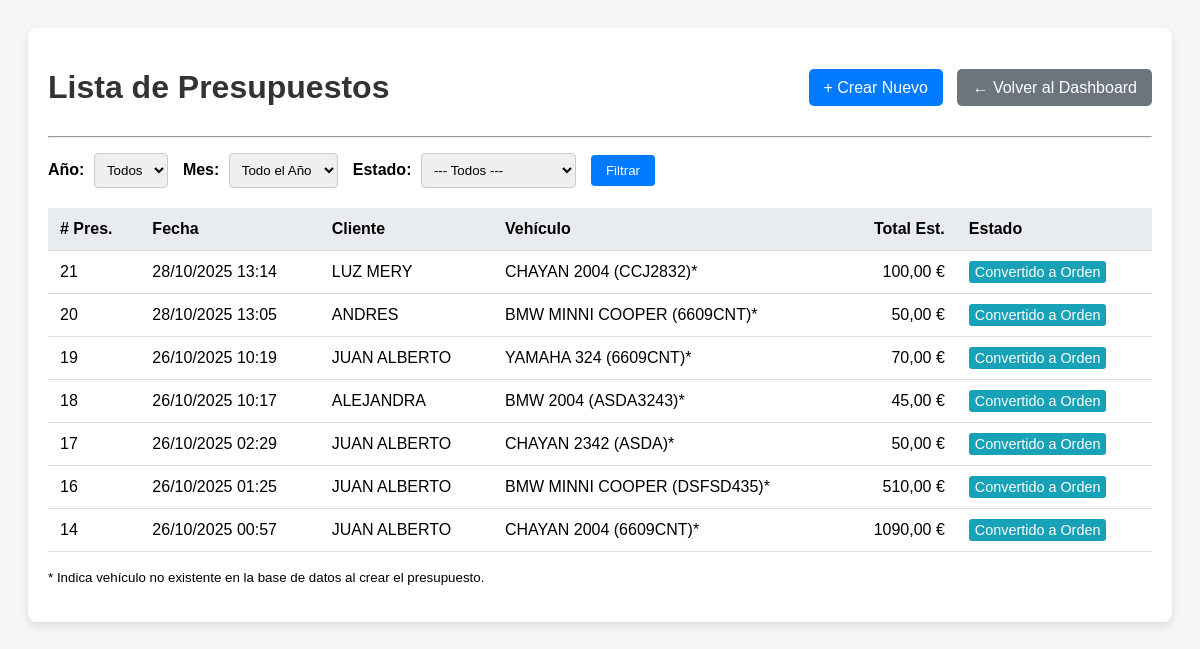
Before: /presupuestos/ (signed in) with the older database file.
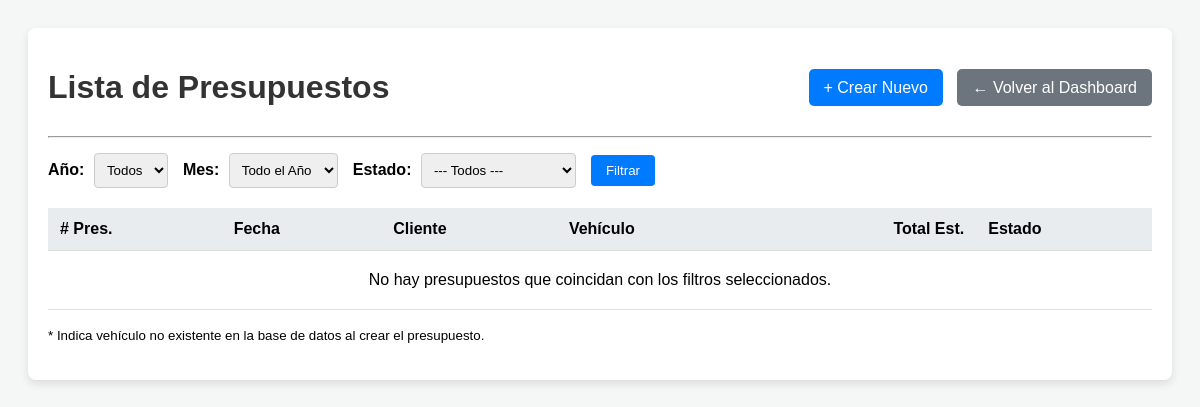
After: the same page with the newer database file.
### taller/models.py (models this page shows, shortened)
class Presupuesto(models.Model):
    cliente = models.ForeignKey(Cliente, on_delete=models.CASCADE, help_text="Cliente al que se dirige el presupuesto.")
    vehiculo = models.ForeignKey(Vehiculo, on_delete=models.SET_NULL, null=True, blank=True, help_text="Vehículo asociado (opcional, si ya existe).")
    matricula_nueva = models.CharField(max_length=20, blank=True, null=True, help_text="Matrícula si es un vehículo nuevo.")
    marca_nueva = models.CharField(max_length=50, blank=True, null=True, help_text="Marca si es un vehículo nuevo.")
    modelo_nuevo = models.CharField(max_length=50, blank=True, null=True, help_text="Modelo si es un vehículo nuevo.")
    fecha_creacion = models.DateTimeField(default=timezone.now, editable=False)
    problema_o_trabajo = models.TextField(help_text="Descripción del problema o trabajo a presupuestar.")
    ESTADO_CHOICES = [
        ('Pendiente', 'Pendiente'),
        ('Aceptado', 'Aceptado'),
        ('Rechazado', 'Rechazado'),
        ('Convertido', 'Convertido a Orden'),
    ]
    estado = models.CharField(max_length=20, choices=ESTADO_CHOICES, default='Pendiente')
    total_estimado = models.DecimalField(max_digits=10, decimal_places=2, default=0.00, help_text="Cálculo total del presupuesto.")

class Cliente(models.Model):
    nombre = models.CharField(max_length=100)
    telefono = models.CharField(max_length=20, unique=True)

### taller/views.py (the view)
# urls.py: path('presupuestos/', views.lista_presupuestos, name='lista_presupuestos'),
@login_required
def lista_presupuestos(request):
    estado_filtro = request.GET.get('estado'); ano_seleccionado = request.GET.get('ano'); mes_seleccionado = request.GET.get('mes')
    presupuestos_qs = Presupuesto.objects.select_related('cliente', 'vehiculo').order_by('-fecha_creacion')
    if estado_filtro and estado_filtro in [choice[0] for choice in Presupuesto.ESTADO_CHOICES]:
        presupuestos_qs = presupuestos_qs.filter(estado=estado_filtro)
    if ano_seleccionado:
        try: ano_int = int(ano_seleccionado); presupuestos_qs = presupuestos_qs.filter(fecha_creacion__year=ano_int)
        except (ValueError, TypeError): ano_seleccionado = None
    if mes_seleccionado:
         try:
            mes_int = int(mes_seleccionado)
            if 1 <= mes_int <= 12: presupuestos_qs = presupuestos_qs.filter(fecha_creacion__month=mes_int)
            else: mes_seleccionado = None
         except (ValueError, TypeError): mes_seleccionado = None
    anos_y_meses_data = get_anos_y_meses_con_datos(); anos_disponibles = sorted(anos_y_meses_data.keys(), reverse=True)
    ano_sel_int = int(ano_seleccionado) if ano_seleccionado else None; mes_sel_int = int(mes_seleccionado) if mes_seleccionado else None
    context = {
        'presupuestos': presupuestos_qs, 'estado_actual': estado_filtro, 'estados_posibles': Presupuesto.ESTADO_CHOICES,
        'anos_y_meses': anos_y_meses_data, 'anos_disponibles': anos_disponibles, 'ano_seleccionado': ano_sel_int,
        'mes_seleccionado': mes_sel_int, 'meses_del_ano': range(1, 13)
    }
    return render(request, 'taller/lista_presupuestos.html', context)

### taller/templates/taller/lista_presupuestos.html (shortened to what this page needs)
<!DOCTYPE html>
{% load static %}
<html lang="es">
<head>
    <link rel="stylesheet" href="{% static 'taller/css/responsive.css' %}">
</head>
<body>
    <div class="container">
        <div class="header">
            <h1>Lista de Presupuestos</h1>
            <div>
                 <a href="{% url 'crear_presupuesto' %}" class="btn-new" style="margin-right: 10px;">+ Crear Nuevo</a>
                 <a href="{% url 'home' %}" class="back-btn">← Volver al Dashboard</a>
            </div>
        </div>
        <hr>
        <div class="filters">
            <form method="get" action="{% url 'lista_presupuestos' %}" style="display: flex; gap: 15px; align-items: center; flex-wrap: wrap;">
                <div>
                    <label for="ano">Año:</label>
                    <select name="ano" id="ano">
                        <option value="">Todos</option>
                    </select>
                </div>
                <div>
                    <label for="mes">Mes:</label>
                    <select name="mes" id="mes">
                        <option value="">Todo el Año</option>
                    </select>
                </div>
                <div>
                    <label for="estado_filtro">Estado:</label>
                    <select name="estado" id="estado_filtro">
                        <option value="">--- Todos ---</option>
                    </select>
                </div>
                <button type="submit">Filtrar</button>
            </form>
        </div>
        <table class="budget-table">
            <thead>
                <tr>
                    <th># Pres.</th>
                    <th>Fecha</th>
                    <th>Cliente</th>
                    <th>Vehículo</th>
                    <th style="text-align: right;">Total Est.</th>
                    <th>Estado</th>
                </tr>
            </thead>
            <tbody>
                {% for p in presupuestos %}
                    <tr data-url="{% url 'detalle_presupuesto' p.id %}">
                        <td>{{ p.id }}</td>
                        <td>{{ p.fecha_creacion|date:"d/m/Y H:i" }}</td>
                        <td>{{ p.cliente.nombre }}</td>
                        <td>
                            {% if p.vehiculo %}
                                {{ p.vehiculo }}
                            {% elif p.matricula_nueva %}
                                {{ p.marca_nueva }} {{ p.modelo_nuevo }} ({{ p.matricula_nueva }})*
                            {% else %}
                                N/A
                            {% endif %}
                        </td>
                        <td style="text-align: right;">{{ p.total_estimado|floatformat:2 }} €</td>
                        <td>
                            <span class="estado-{{ p.estado|lower }}">{{ p.get_estado_display }}</span>
                        </td>
                    </tr>
                {% empty %}
                    <tr>
                        <td colspan="6" style="text-align: center; padding: 20px;">
                            No hay presupuestos que coincidan con los filtros seleccionados.
                        </td>
                    </tr>
                {% endfor %}
            </tbody>
        </table>
        <p><small>* Indica vehículo no existente en la base de datos al crear el presupuesto.</small></p>
    </div>
</body>
</html>

### taller/templates/taller/lista_presupuestos.html (style rules this page uses)
body { font-family: sans-serif; padding: 20px; background-color: #f4f7f6; }
.container { max-width: 1200px; margin: auto; background-color: #fff; padding: 20px; border-radius: 8px; box-shadow: 0 4px 8px rgba(0,0,0,0.1); }
h1 { color: #333; }
.budget-table { width: 100%; border-collapse: collapse; margin-top: 20px; }
.budget-table th, .budget-table td { padding: 12px; text-align: left; border-bottom: 1px solid #ddd; }
.budget-table th { background-color: #e9ecef; }
.header { display: flex; justify-content: space-between; align-items: center; }
.back-btn, .btn-new { padding: 10px 15px; background-color: #6c757d; color: white; text-decoration: none; border-radius: 5px; }
.btn-new { background-color: #007bff; }
.filters { margin-bottom: 15px; margin-top: 15px; display: flex; gap: 15px; align-items: center; flex-wrap: wrap; }
.filters label { margin-right: 5px; font-weight: bold; }
.filters select { padding: 8px; border-radius: 4px; border: 1px solid #ccc; }
.filters button { padding: 8px 15px; background-color: #007bff; color: white; border: none; border-radius: 4px; cursor: pointer; }

Changed rows visible on the page:
removed Presupuesto: id "21", fecha_creacion "28/10/2025 13:14", cliente.nombre "LUZ MERY", marca_nueva "CHAYAN", modelo_nuevo "2004", matricula_nueva "CCJ2832", total_estimado "100,00", estado "Convertido a Orden"
removed Presupuesto: id "20", fecha_creacion "28/10/2025 13:05", cliente.nombre "ANDRES", marca_nueva "BMW", modelo_nuevo "MINNI COOPER", matricula_nueva "6609CNT", total_estimado "50,00", estado "Convertido a Orden"
removed Presupuesto: id "19", fecha_creacion "26/10/2025 10:19", cliente.nombre "JUAN ALBERTO", marca_nueva "YAMAHA", modelo_nuevo "324", matricula_nueva "6609CNT", total_estimado "70,00", estado "Convertido a Orden"
removed Presupuesto: id "18", fecha_creacion "26/10/2025 10:17", cliente.nombre "ALEJANDRA", marca_nueva "BMW", modelo_nuevo "2004", matricula_nueva "ASDA3243", total_estimado "45,00", estado "Convertido a Orden"
removed Presupuesto: id "17", fecha_creacion "26/10/2025 02:29", cliente.nombre "JUAN ALBERTO", marca_nueva "CHAYAN", modelo_nuevo "2342", matricula_nueva "ASDA", total_estimado "50,00", estado "Convertido a Orden"
removed Presupuesto: id "16", fecha_creacion "26/10/2025 01:25", cliente.nombre "JUAN ALBERTO", marca_nueva "BMW", modelo_nuevo "MINNI COOPER", matricula_nueva "DSFSD435", total_estimado "510,00", estado "Convertido a Orden"
removed Presupuesto: id "14", fecha_creacion "26/10/2025 00:57", cliente.nombre "JUAN ALBERTO", marca_nueva "CHAYAN", modelo_nuevo "2004", matricula_nueva "6609CNT", total_estimado "1090,00", estado "Convertido a Orden"
Other visible differences:
text now shown: "No hay presupuestos que coincidan con los filtros seleccionados."
